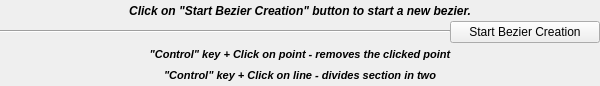
<?xml version="1.0" encoding="UTF-8"?>
<ui version="4.0">
 <class>BezierUI</class>
 <widget class="QWidget" name="BezierUI">
  <property name="geometry">
   <rect>
    <x>0</x>
    <y>0</y>
    <width>600</width>
    <height>86</height>
   </rect>
  </property>
  <property name="maximumSize">
   <size>
    <width>16777215</width>
    <height>86</height>
   </size>
  </property>
  <property name="windowTitle">
   <string>Form</string>
  </property>
  <layout class="QGridLayout" name="gridLayout">
   <property name="leftMargin">
    <number>0</number>
   </property>
   <property name="topMargin">
    <number>0</number>
   </property>
   <property name="rightMargin">
    <number>0</number>
   </property>
   <property name="bottomMargin">
    <number>0</number>
   </property>
   <property name="spacing">
    <number>0</number>
   </property>
   <item row="0" column="0">
    <layout class="QVBoxLayout" name="verticalLayout">
     <item>
      <widget class="QLabel" name="label">
       <property name="font">
        <font>
         <family>Arial</family>
         <weight>75</weight>
         <italic>true</italic>
         <bold>true</bold>
        </font>
       </property>
       <property name="text">
        <string>Click on &quot;Start Bezier Creation&quot; button to start a new bezier.</string>
       </property>
       <property name="alignment">
        <set>Qt::AlignCenter</set>
       </property>
      </widget>
     </item>
     <item>
      <layout class="QHBoxLayout" name="horizontalLayout">
       <property name="spacing">
        <number>0</number>
       </property>
       <item>
        <widget class="Line" name="line">
         <property name="orientation">
          <enum>Qt::Horizontal</enum>
         </property>
        </widget>
       </item>
       <item>
        <widget class="QPushButton" name="startBezier">
         <property name="maximumSize">
          <size>
           <width>150</width>
           <height>16777215</height>
          </size>
         </property>
         <property name="text">
          <string>Start Bezier Creation</string>
         </property>
         <property name="flat">
          <bool>false</bool>
         </property>
        </widget>
       </item>
      </layout>
     </item>
     <item>
      <widget class="QLabel" name="label_2">
       <property name="font">
        <font>
         <family>Arial</family>
         <pointsize>8</pointsize>
         <weight>75</weight>
         <italic>true</italic>
         <bold>true</bold>
        </font>
       </property>
       <property name="text">
        <string>&quot;Control&quot; key + Click on point - removes the clicked point</string>
       </property>
       <property name="alignment">
        <set>Qt::AlignCenter</set>
       </property>
      </widget>
     </item>
     <item>
      <widget class="QLabel" name="label_3">
       <property name="font">
        <font>
         <family>Arial</family>
         <pointsize>8</pointsize>
         <weight>75</weight>
         <italic>true</italic>
         <bold>true</bold>
        </font>
       </property>
       <property name="text">
        <string>&quot;Control&quot; key + Click on line - divides section in two</string>
       </property>
       <property name="alignment">
        <set>Qt::AlignCenter</set>
       </property>
      </widget>
     </item>
    </layout>
   </item>
  </layout>
 </widget>
 <resources/>
 <connections/>
</ui>
